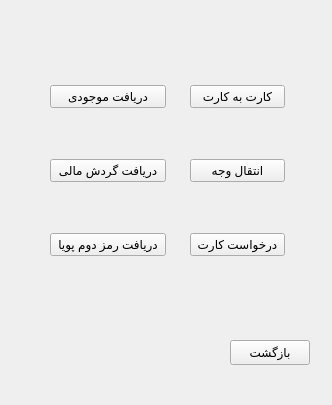
<?xml version="1.0" encoding="UTF-8"?>
<ui version="4.0">
 <class>accountwindow</class>
 <widget class="QWidget" name="accountwindow">
  <property name="geometry">
   <rect>
    <x>0</x>
    <y>0</y>
    <width>332</width>
    <height>405</height>
   </rect>
  </property>
  <property name="windowTitle">
   <string>Account</string>
  </property>
  <widget class="QLabel" name="label">
   <property name="geometry">
    <rect>
     <x>240</x>
     <y>10</y>
     <width>55</width>
     <height>16</height>
    </rect>
   </property>
   <property name="text">
    <string/>
   </property>
  </widget>
  <widget class="QPushButton" name="pushButton_7">
   <property name="geometry">
    <rect>
     <x>230</x>
     <y>340</y>
     <width>80</width>
     <height>25</height>
    </rect>
   </property>
   <property name="text">
    <string>بازگشت</string>
   </property>
  </widget>
  <widget class="QWidget" name="">
   <property name="geometry">
    <rect>
     <x>50</x>
     <y>40</y>
     <width>116</width>
     <height>261</height>
    </rect>
   </property>
   <layout class="QVBoxLayout" name="verticalLayout">
    <item>
     <widget class="QPushButton" name="pushButton">
      <property name="text">
       <string>دریافت موجودی</string>
      </property>
     </widget>
    </item>
    <item>
     <widget class="QPushButton" name="pushButton_2">
      <property name="text">
       <string>دریافت گردش مالی</string>
      </property>
     </widget>
    </item>
    <item>
     <widget class="QPushButton" name="pushButton_3">
      <property name="text">
       <string>دریافت رمز دوم پویا</string>
      </property>
     </widget>
    </item>
   </layout>
  </widget>
  <widget class="QWidget" name="">
   <property name="geometry">
    <rect>
     <x>190</x>
     <y>40</y>
     <width>95</width>
     <height>261</height>
    </rect>
   </property>
   <layout class="QVBoxLayout" name="verticalLayout_2">
    <item>
     <widget class="QPushButton" name="pushButton_4">
      <property name="text">
       <string>کارت به کارت</string>
      </property>
     </widget>
    </item>
    <item>
     <widget class="QPushButton" name="pushButton_5">
      <property name="text">
       <string>انتقال وجه</string>
      </property>
     </widget>
    </item>
    <item>
     <widget class="QPushButton" name="pushButton_6">
      <property name="text">
       <string>درخواست کارت</string>
      </property>
     </widget>
    </item>
   </layout>
  </widget>
 </widget>
 <resources/>
 <connections/>
</ui>
